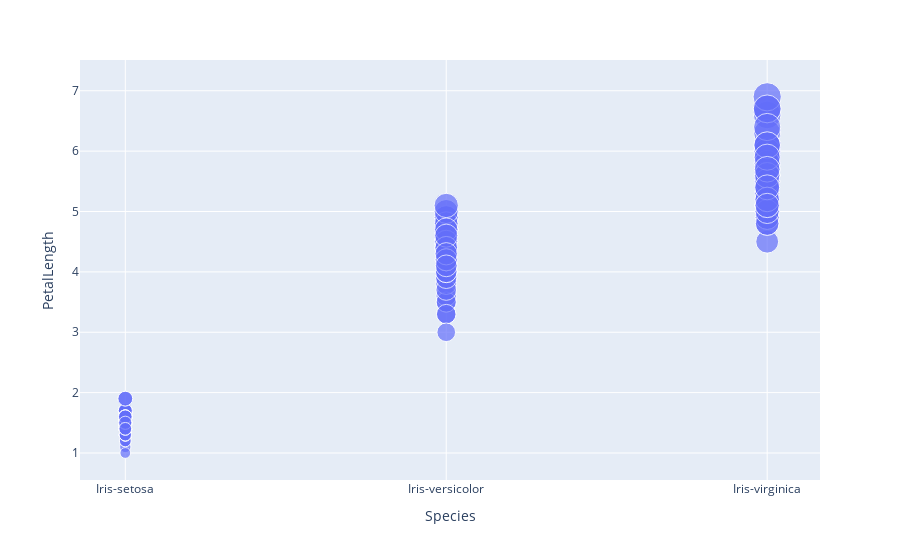

Notebook source saved alongside this figure:
### Code cell
px.scatter(iris_data, x='Species', y='PetalLength', size='PetalLength')

### Figure 1 — Plotly figure (JSON) as saved in the notebook; plotly's stock layout.template omitted (floating-point values rounded to 4 significant figures; data arrays with more than 128 entries replaced by an {"elided": "..."} marker saying what was removed)
{"data": [{"hovertemplate": "Species=%{x}<br>PetalLength=%{marker.size}<extra></extra>", "legendgroup": "", "marker": {"color": "#636efa", "size": {"elided": "150 float values"}, "sizemode": "area", "sizeref": 0.01725, "symbol": "circle"}, "mode": "markers", "name": "", "orientation": "v", "showlegend": false, "type": "scatter", "x": {"elided": "150 str values"}, "xaxis": "x", "y": {"elided": "150 float values"}, "yaxis": "y"}], "layout": {"legend": {"itemsizing": "constant", "tracegroupgap": 0}, "margin": {"t": 60}, "xaxis": {"anchor": "y", "domain": [0, 1], "title": {"text": "Species"}}, "yaxis": {"anchor": "x", "domain": [0, 1], "title": {"text": "PetalLength"}}}}
